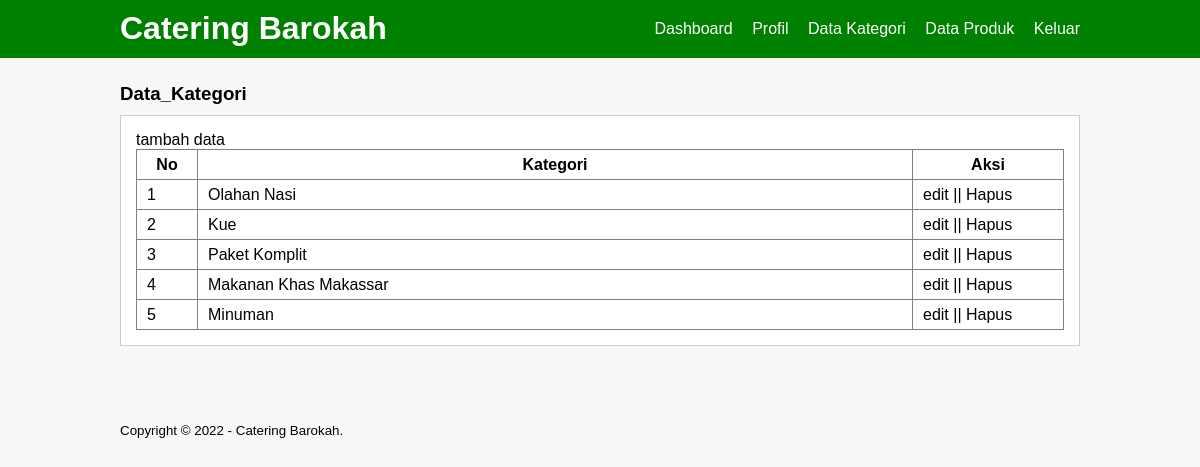
The page /data_kategori.php (signed in) on the database its author committed.
### tables this page shows
CREATE TABLE `tb_category` (
  `category_id` int(11) NOT NULL,
  `category_name` varchar(25) NOT NULL
);

### data_kategori.php (the view, shortened to what this page needs)
<?php
    include'db.php';
 ?>
<!DOCTYPE html>
<html>
<head>
    <link rel="stylesheet" type="text/css" href="style.css">
</head>
<body>
    <header>
        <div class="container">
            <h1> <a href="Dashboard.php">Catering Barokah</a></h1>
            <ul>
                <li><a href="dashboard.php">Dashboard</a></li>
                <li><a href="profil.php">Profil</a></li>
                <li><a href="data_kategori.php">Data Kategori</a></li>
                <li><a href="data-produk.php">Data Produk</a></li>
                <li><a href="keluar.php">Keluar</a></li>
            </ul>
        </div>
    </header>
    <div class="section">
        <div class="container">
            <h3>Data_Kategori</h3>
            <div class="box">
                <p><a href="tambah-kategori.php">tambah data</a></p>
                <table border="1" cellspacing="0" class="table">
                    <thead>
                        <tr>
                            <th width="60px">No</th>
                            <th>Kategori</th>
                            <th width="150px">Aksi</th>
                        </tr>
                    </thead>
                    <tbody>
                        <?php
                            $no =1;
                            $kategori = mysqli_query($conn, "SELECT * FROM tb_category ORDER BY category_id DESC");
                            if(mysqli_num_rows($kategori) > 0){
                            while($row = mysqli_fetch_array($kategori)){
                        ?>
                        <tr>
                            <td><?php echo $no++?></td>
                            <td><?php echo $row['category_name'] ?></td>
                            <td>
                                <a href="edit-kategori.php?id=<?php echo $row['category_id']?>">edit</a> || <a href=
                                "proses-hapus.php?idk=<?php echo $row['category_id']?>" onclick="return confirm('Yakin Ingin Hapus')">Hapus</a>
                            </td>
                        </tr>
                        <?php }}else{?>
                            <tr>
                                <td colspan="3">Tidak ada data</td>
                            </tr>
                        <?php } ?>
                    </tbody>
                </table>
            </div>
        </div>
    </div>
    <footer>
        <div class="container">
            <small>Copyright &copy; 2022 - Catering Barokah.</small>
        </div>
    </footer>
</body>
</html>

### style.css (style rules this page uses)
* { padding: 0; margin: 0; font-family: sans-serif; }
body { background-color: #f8f8f8f8; }
a { color: inherit; text-decoration: none; }
header { background-color: green; color: #fff; }
header h1 a { float: left; padding:10px 0; }
header ul { float: right; }
header ul li { display: inline-block; }
header ul li a { padding:20px 0 20px 15px; display: inline-block; }
footer { padding: 25px 0; }
.container { width: 80%; margin:0 auto; }
.container::after { content: ''; display: block; clear: both; }
.section { padding:25px 0; }
.box { background-color: #fff; border:1px solid #ccc; padding: 15px; box-sizing: border-box; margin: 10px 0 25px 0; }
.box::after { content: ''; display: block; clear: both; }
.table { width: 100%; border-collapse: collapse; }
.table tr { height: 30px; }
.table tr td { padding: 5px 10px; }

### rows shown on the page
tb_category: category_name "Olahan Nasi"
tb_category: category_name "Kue"
tb_category: category_name "Paket Komplit"
tb_category: category_name "Makanan Khas Makassar"
tb_category: category_name "Minuman"
